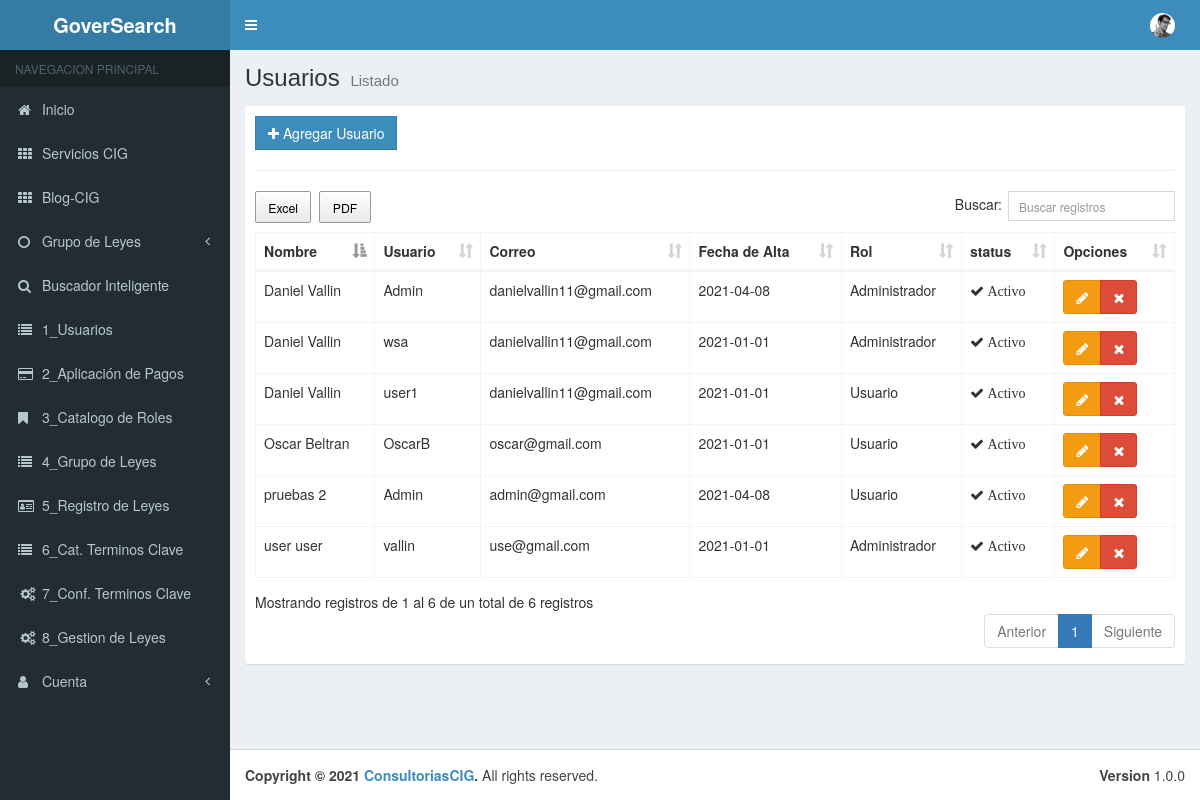
Page /Menu/cUsuarios on the committed database.
### tables this page shows
CREATE TABLE `tbl_usuarios` (
  `pk_Usuario` int(11) NOT NULL,
  `Nombre` varchar(50) NOT NULL,
  `Apellidos` varchar(50) NOT NULL,
  `Telefono` varchar(10) NOT NULL,
  `Correo` varchar(50) NOT NULL,
  `Usuario` varchar(50) NOT NULL,
  `Contrasena` varchar(50) NOT NULL,
  `Fecha_Alta` date NOT NULL,
  `User_Rol_pk` int(11) NOT NULL,
  `Estado` bit(1) NOT NULL
);

CREATE TABLE `tbl_roles` (
  `pk_Rol` int(11) NOT NULL,
  `Nombre_Rol` varchar(50) NOT NULL,
  `Descripcion` varchar(50) NOT NULL,
  `Estado` bit(1) NOT NULL
);

### application/controllers/Menu/cUsuarios.php (called while the page is built, shortened)
<?php
class cUsuarios extends CI_Controller {
	public function __construct(){
		$this->load->model("User_Model");
		$this->load->model("Roles_Model");
		$this->load->model("Grupo_Leyes_Model");
	}
	public function index()
	{
		$aside = array(
			'cGrupos' => $this->Grupo_Leyes_Model->getGrupo_Model()
		);
		$data = array(
			 'usuarios' =>$this->User_Model->getUsuarios()
		);
		$this->load->view("layouts/header");
		$this->load->view("layouts/aside", $aside);
		$this->load->view("admin/Menu/vUsuarios/list",$data);
		$this->load->view("layouts/footer");
	}
}

### index.php (called while the page is built, shortened)
<?php
require_once BASEPATH.'core/CodeIgniter.php';

### application/models/User_Model.php (called while the page is built, shortened)
<?php
class User_Model extends CI_Model {
    public function getUsuarios(){
        $this->db->select("u.* ,r.Nombre_Rol as rol");
        $this->db->from("tbl_usuarios u");
        $this->db->join("tbl_roles r","u.User_Rol_pk = r.pk_Rol");
        $this->db->where("u.Estado","1");
        $resultados = $this->db->get();
        return $resultados->result();
    }
}

### application/views/admin/Menu/vUsuarios/list.php (the view)
<div class="content-wrapper">
    <section class="content-header">
        <h1>
        Usuarios
        <small>Listado</small>
        </h1>
    </section>
    <section class="content">
        <div class="box box-solid">
            <div class="box-body">
                <div class="row">
                    <div class="col-md-12">
                        <a href="<?php echo base_url();?>Menu/cUsuarios/add" class="btn btn-primary btn-flat"><span class="fa fa-plus"></span> Agregar Usuario</a>                            </div>
                </div>
                <hr>
                <div class="row">
                    <div class="col-md-12">
                        <table id="example" class="table table-bordered table-hover">
                            <thead>
                            <tr>
                                <th>Nombre</th>
                                <th>Usuario</th>
                                <th>Correo</th>
                                <th>Fecha de Alta</th>
                                <th>Rol</th>
                                <th>status</th>
                                <th>Opciones</th>
                                </tr>
                            </thead>
                            <tbody>
                            <?php if(!empty($usuarios)):?>
                            <?php foreach($usuarios as $usuario):?>
                                <tr>
                                    <td><?php echo $usuario->Nombre; echo " "; echo $usuario->Apellidos;?></td>
                                    <td><?php echo $usuario->Usuario;?></td>
                                    <td><?php echo $usuario->Correo;?></td>
                                    <td><?php echo $usuario->Fecha_Alta;?></td>
                                    <td><?php echo $usuario->rol;?></td>
                                    <td>
                                        <?php if($usuario->Estado == 0): ?>
                                            <span class="fa fa-times"> Inactivo</span>
                                        <?php else:?>
                                            <span class="fa fa-check"> Activo</span>
                                        <?php endif;?>
                                    </td>
                                    <td>
                                        <div class="btn-group">
                                            <a href="<?php echo base_url()?>Menu/cUsuarios/edit/<?php echo $usuario->pk_Usuario;?>" class="btn btn-warning"><span class="fa fa-pencil"></span></a>
                                            <a href="<?php echo base_url();?>Menu/cUsuarios/delete/<?php echo $usuario->pk_Usuario;?>" class="btn btn-danger btn-remove"><span class="fa fa-remove"></span></a>
                                        </div>
                                    </td>
                                </tr>
                            <?php endforeach;?>
                            <?php endif;?>
                            </tbody>
                        </table>
                    </div>
                </div>
            </div>
        </div>
    </section>
</div>

### application/views/layouts/header.php (shortened to what this page needs)
<!DOCTYPE html>
<html lang="es">
<head>
    <link rel="stylesheet" href="<?php echo base_url();?>assets/template/bootstrap/css/bootstrap.min.css">
    <link rel="stylesheet" href="<?php echo base_url();?>assets/template/datatables.net-bs/css/dataTables.bootstrap.min.css">
    <link rel="stylesheet" href="<?php echo base_url();?>assets/template/datatables-export/css/buttons.dataTables.min.css">
    <link rel="stylesheet" href="<?php echo base_url();?>assets/template/font-awesome/css/font-awesome.min.css">
    <link rel="stylesheet" href="<?php echo base_url();?>assets/template/dist/css/AdminLTE.min.css">
    <link rel="stylesheet" href="<?php echo base_url();?>assets/template/dist/css/skins/_all-skins.min.css">
</head>
<body class="hold-transition skin-blue sidebar-mini">
    <div class="wrapper">
        <header class="main-header">
            <a href="<?php echo base_url();?>" class="logo">
                <span class="logo-lg"><b>GoverSearch</b></span>
            </a>
            <nav class="navbar navbar-static-top">
                <a href="#" class="sidebar-toggle" data-toggle="push-menu" role="button">
                </a>
                <div class="navbar-custom-menu">
                    <ul class="nav navbar-nav">
                        <li class="dropdown user user-menu">
                            <a href="#" class="dropdown-toggle" data-toggle="dropdown">
                                <img src="<?php echo base_url()?>assets/template/dist/img/user2-160x160.jpg" class="user-image" alt="User Image">
                            </a>
                        </li>
                    </ul>
                </div>
            </nav>
        </header>

### application/views/layouts/aside.php (shortened to what this page needs)
<aside class="main-sidebar">
    <section class="sidebar">
        <ul class="sidebar-menu" data-widget="tree">
            <li class="header">NAVEGACION PRINCIPAL</li>
            <li>
                <a href="<?php echo base_url();?>">
                    <i class="fa fa-home"></i> <span>Inicio</span>
                </a>
            </li>
                <li class="treeview">
                    <li>
                        <a href="https://consultorescig.mx/"><i class="fa fa-th"></i> <span> Servicios CIG</span>
                        </a>
                    </li>
                </li>
            <li class="treeview">
                    <li>
                        <a href="https://consultorescig.mx/#blog"><i class="fa fa-th"></i> <span>Blog-CIG</span>
                        </a>
                    </li>
                </li>
            <li class="treeview">
                <a href="#">
                    <i class="fa fa-circle-o"></i> <span>Grupo de Leyes</span>
                        <span class="pull-right-container">
                            <i class="fa fa-angle-left pull-right"></i>
                        </span>
                </a>
                </li>
            <li class="treeview">
                    <li>
                    <a href="<?php echo base_url();?>Menu/cBuscador"><i class="fa fa-search"></i><span> Buscador Inteligente</span></a>
                    </li>
                </li>
            <li class="treeview">
                    <li>
                    <a href="<?php echo base_url();?>Menu/cUsuarios"><i class="fa fa-list"></i><span> 1_Usuarios</span> </a>
                    </li>
                </li>
            <li class="treeview">
                    <li>
                    <a href="<?php echo base_url();?>Menu/cPagos"><i class="fa fa-credit-card"></i><span> 2_Aplicación de Pagos</span></a>
                    </li>
                </li>
            <li class="treeview">
                    <li>
                    <a href="<?php echo base_url();?>Menu/cRoles"><i class="fa fa-bookmark"></i><span> 3_Catalogo de Roles</span></a>
                    </li>
                </li>
            <li class="treeview">
                    <li>
                    <a href="<?php echo base_url();?>Menu/cGrupo_Leyes"><i class="fa fa-list"></i><span> 4_Grupo de Leyes</span></a>
                    </li>
                </li>
            <li class="treeview">
                    <li>
                    <a href="<?php echo base_url();?>Menu/cReg_Leyes"><i class="fa fa-id-card-o"></i><span> 5_Registro de Leyes</span></a>
                    </li>
                </li>
            <li class="treeview">
                    <li>
                    <a href="<?php echo base_url();?>Menu/cClaves"><i class="fa fa-list"></i><span> 6_Cat. Terminos Clave</span></a>
                    </li>
                </li>
            <li class="treeview">
                    <li>
                    <a href="<?php echo base_url();?>Menu/cTer_Clave"><i class="fa fa-cogs fa-fw"></i><span> 7_Conf. Terminos Clave</span></a>
                    </li>
                </li>
            <li class="treeview">
                    <li>
                    <a href="<?php echo base_url();?>Menu/cGestion"><i class="fa fa-cogs fa-fw"></i><span> 8_Gestion de Leyes</span></a>
                    </li>
                </li>
             <li class="treeview">
                <a href="#">
                    <i class="fa fa-user"></i> <span>Cuenta</span>
                    <span class="pull-right-container">
                        <i class="fa fa-angle-left pull-right"></i>
                    </span>
                </a>
            </li>
        </ul>
    </section>
</aside>

### application/views/layouts/footer.php (shortened to what this page needs)
<footer class="main-footer">
            <div class="pull-right hidden-xs">
                <b>Version</b> 1.0.0
            </div>
            <strong>Copyright &copy; 2021 <a href="https://consultorescig.mx/">ConsultoriasCIG</a>.</strong> All rights
            reserved.
        </footer>
    </div>
</body>
</html>

### rows in the picture
tbl_usuarios: Nombre "Daniel", Apellidos "Vallin", Usuario "Admin", Correo "danielvallin11@gmail.com", Fecha_Alta "2021-04-08", User_Rol_pk.Nombre_Rol "Administrador", Estado "Activo"
tbl_usuarios: Nombre "pruebas 2", Usuario "Admin", Correo "admin@gmail.com", Fecha_Alta "2021-04-08", User_Rol_pk.Nombre_Rol "Usuario", Estado "Activo"
tbl_usuarios: Nombre "user", Apellidos "user", Usuario "vallin", Correo "use@gmail.com", Fecha_Alta "2021-01-01", User_Rol_pk.Nombre_Rol "Administrador", Estado "Activo"
tbl_usuarios: Nombre "Daniel", Apellidos "Vallin", Usuario "wsa", Correo "danielvallin11@gmail.com", Fecha_Alta "2021-01-01", User_Rol_pk.Nombre_Rol "Administrador", Estado "Activo"
tbl_usuarios: Nombre "Daniel", Apellidos "Vallin", Usuario "user1", Correo "danielvallin11@gmail.com", Fecha_Alta "2021-01-01", User_Rol_pk.Nombre_Rol "Usuario", Estado "Activo"
tbl_usuarios: Nombre "Oscar", Apellidos "Beltran", Usuario "OscarB", Correo "oscar@gmail.com", Fecha_Alta "2021-01-01", User_Rol_pk.Nombre_Rol "Usuario", Estado "Activo"
